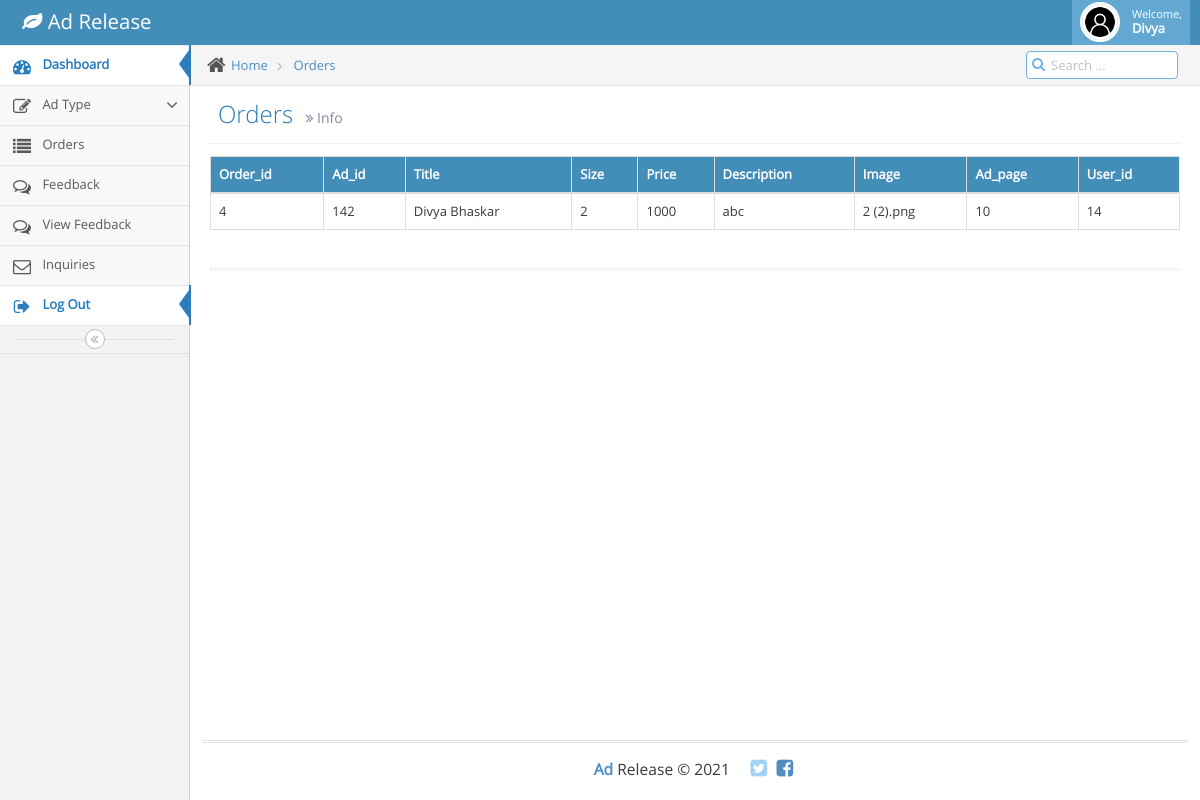
The app's page /Company/orders.php (signed in) with its own data.
### tables this page shows
CREATE TABLE `company` (
  `Agency_id` int(20) NOT NULL,
  `Agency_name` varchar(40) NOT NULL,
  `Email` varchar(50) NOT NULL,
  `Contact` bigint(10) NOT NULL,
  `Owner_name` varchar(40) NOT NULL,
  `Established_date` date NOT NULL,
  `Address` varchar(50) NOT NULL,
  `City` varchar(40) NOT NULL,
  `State` varchar(40) NOT NULL,
  `Request_date` date NOT NULL,
  `Password` varchar(40) NOT NULL,
  `Status` varchar(50) NOT NULL
);

CREATE TABLE `orders` (
  `order_id` int(11) NOT NULL,
  `Ad_id` int(11) NOT NULL,
  `Title` varchar(100) NOT NULL,
  `Size` varchar(30) NOT NULL,
  `Price` float NOT NULL,
  `ad_page` varchar(30) NOT NULL,
  `user_id` int(11) NOT NULL,
  `description` text NOT NULL,
  `filename` varchar(255) NOT NULL,
  `Agency_id` int(11) NOT NULL,
  `order_date` date NOT NULL,
  `papper_date` date NOT NULL
);

### Company/orders.php (the view, shortened to what this page needs)
<?php
include 'connection.php';
$Aid =$_SESSION["Age_id"];
$req = $con->query("select * from orders where Agency_id='$Aid'");
?>
<!DOCTYPE html>
<html lang="en">
	<head>
		<link rel="stylesheet" href="assets/css/bootstrap.min.css" />
		<link rel="stylesheet" href="assets/font-awesome/4.5.0/css/font-awesome.min.css" />
		<link rel="stylesheet" href="assets/css/ace.min.css" class="ace-main-stylesheet" id="main-ace-style" />
		<link rel="stylesheet" href="assets/css/ace-skins.min.css" />
		<link rel="stylesheet" href="assets/css/ace-rtl.min.css" />
	</head>
	<body class="no-skin">
		<?php include 'common/header.php';?>
		<div class="main-container ace-save-state" id="main-container">
			<?php include 'common/sidebar.php';?>
			<div class="main-content">
				<div class="main-content-inner">
					<div class="breadcrumbs ace-save-state" id="breadcrumbs">
						<ul class="breadcrumb">
							<li>
								<i class="ace-icon fa fa-home home-icon"></i>
								<a href="dashboard.php">Home</a>
							</li>
							<li>
								<a href="orders.php">Orders</a>
							</li>
						</ul>
						<div class="nav-search" id="nav-search">
							<form class="form-search">
								<span class="input-icon">
									<input type="text" placeholder="Search ..." class="nav-search-input" id="nav-search-input" autocomplete="off" />
									<i class="ace-icon fa fa-search nav-search-icon"></i>
								</span>
							</form>
						</div>
					</div>
					<div class="page-content">
						<div class="page-header">
							<h1>
								Orders
								<small>
									<i class="ace-icon fa fa-angle-double-right"></i>
									Info
								</small>
							</h1>
						</div>
						<div class="row">
							<div class="col-xs-12">
								<div class="row">
									<div class="col-xs-12">
										<table id="simple-table" class="table  table-bordered table-hover">
											<thead>
												<tr>
													<th>Order_id</th>
													<th>Ad_id</th>
													<th>Title</th>
													<th>Size</th>
													<th>Price</th>
													<th>Description</th>
													<th>Image</th>
													<th>Ad_page</th>
													<th>User_id</th>
												</tr>
											</thead>
											<tbody>
											<?php
												while ($row = $req->fetch_object())
											    {
													?>
														<tr>
															<td><?php echo $row->order_id;?></td>
															<td><?php echo $row->Ad_id;?></td>
															<td><?php echo $row->Title;?></td>
															<td><?php echo $row->Size;?></td>
															<td><?php echo $row->Price;?></td>
															<td><?php echo $row->description;?></td>
															<td><?php echo $row->filename;?></td>
															<td><?php echo $row->ad_page;?></td>
															<td><?php echo $row->user_id;?></td>
														</tr>
													<?php
												}
											?>
											</tbody>
										</table>
									</div>
								</div>
								<div class="hr hr-18 dotted hr-double"></div>
							</div>
						</div>
					</div>
				</div>
			</div>
			<?php include 'common/footer.php';?>
		</div>
	</body>
</html>

### Company/common/header.php (shortened to what this page needs)
<?php
$con = new mysqli("localhost","root", "", "adrelease");
$id = $_SESSION["userid"];
$result = $con->query("select * from company where Agency_id='$id'");
$row = $result->fetch_object();
?>
<div id="navbar" class="navbar navbar-default          ace-save-state">
			<div class="navbar-container ace-save-state" id="navbar-container">
				<div class="navbar-header pull-left">
					<a href="dashboard.php" class="navbar-brand">
						<small>
							<i class="fa fa-leaf"></i>
							Ad Release
						</small>
					</a>
				</div>
				<div class="navbar-buttons navbar-header pull-right" role="navigation">
					<ul class="nav ace-nav">
						<li class="light-blue dropdown-modal">
							<a data-toggle="dropdown" href="#" class="dropdown-toggle">
								<img class="nav-user-photo" src="assets/images/avatars/user.png" alt="Jason's Photo" />
								<span class="user-info">
									<small>Welcome,</small>
								<?php echo "<b>$row->Owner_name</b>"; ?>
								</span>
							</a>
						</li>
					</ul>
				</div>
			</div>
			</div>

### Company/orders.php (style rules this page uses)
th { background-color:#438EB9; color: white; }

### records on screen
company: Owner_name "Divya"
orders: order_id "4", Ad "142", Title "Divya Bhaskar", Size "2", Price "1000", description "abc", filename "2 (2).png", ad_page "10", user "14"
